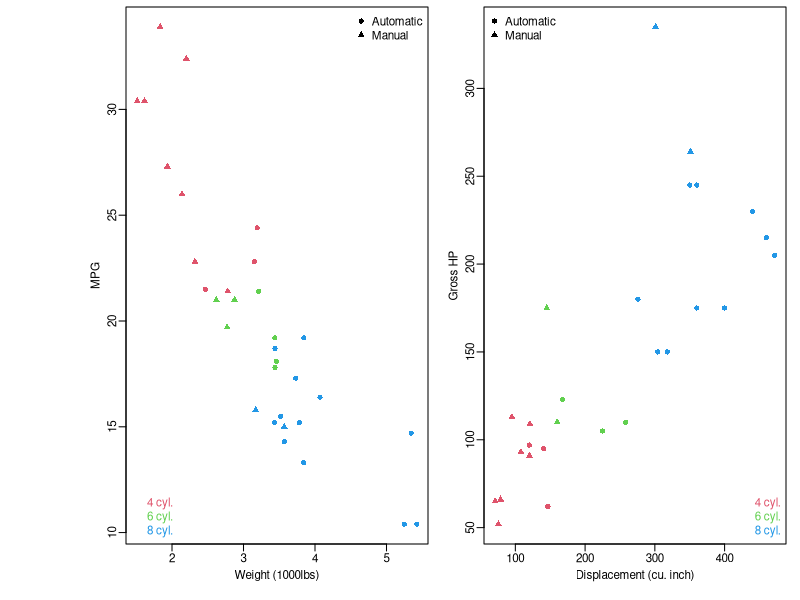
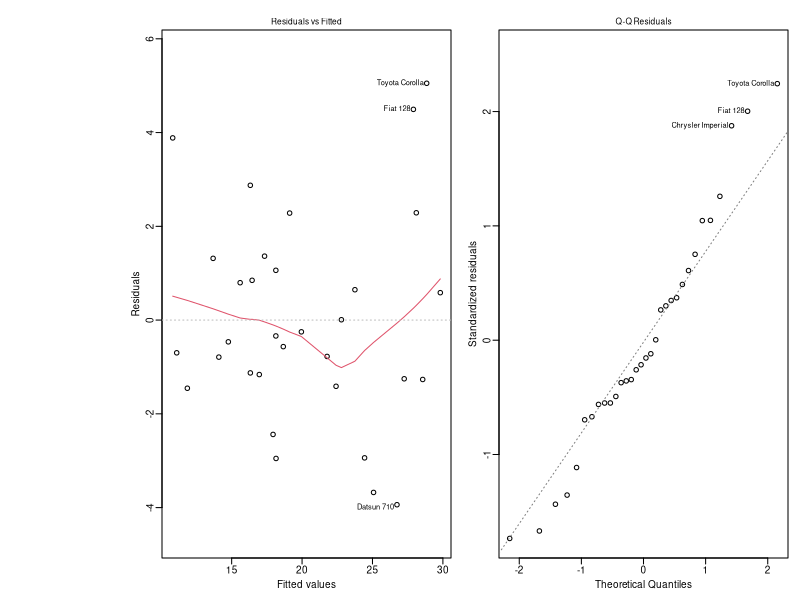
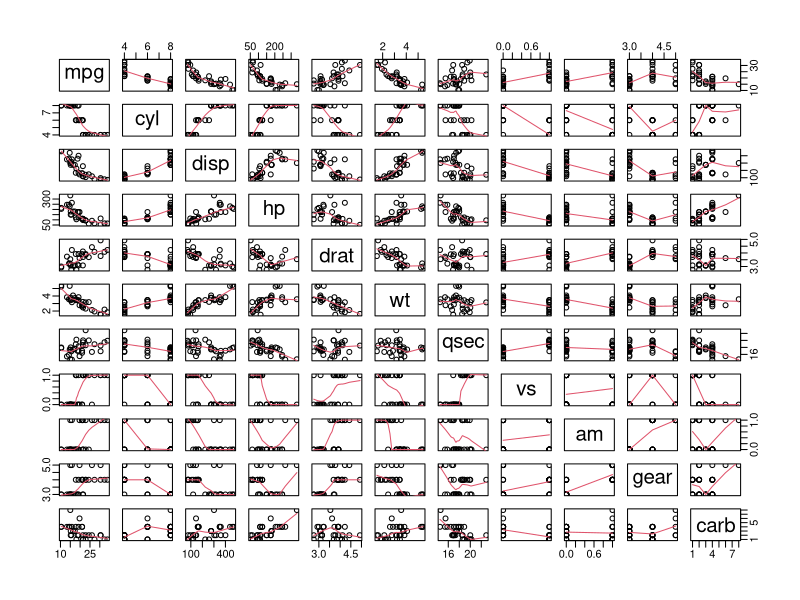
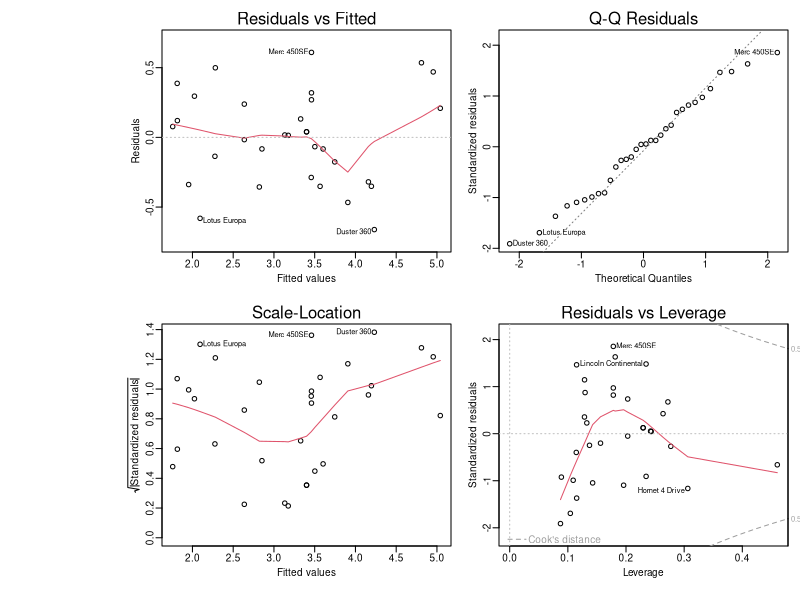
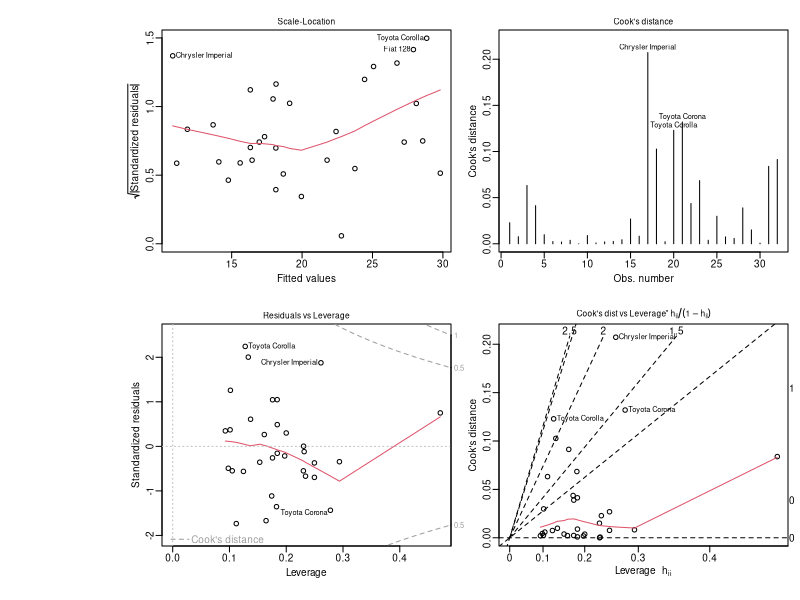

Recreate these plots in R, in order.
## ---- chunk 1
data(mtcars)
## ---- chunk 2
par(mfcol=c(1,2), mar=c(3.5,3.5,0,0.5), oma=c(0.5,5.5,0.5,0.5),cex=0.7,mgp=c(1.7,0.5,0))
with(mtcars,plot(mpg~wt,col=cyl/2,pch=am+16,xlab="Weight (1000lbs)",ylab="MPG",main=""))
legend("topright",pch=16:17,legend=c("Automatic","Manual"),bty="n")
legend("bottomleft",text.col=2:4,legend=c("4 cyl.","6 cyl.","8 cyl."),bty="n")

with(mtcars,plot(hp~disp,col=cyl/2,pch=am+16,xlab="Displacement (cu. inch)",ylab="Gross HP",main=""))
legend("topleft",pch=16:17,legend=c("Automatic","Manual"),bty="n")
legend("bottomright",text.col=2:4,legend=c("4 cyl.","6 cyl.","8 cyl."),bty="n")
## ---- chunk 3
mtcars$mwt <- mtcars$wt + (1-mtcars$am)*-0.70885
fit1 <- lm(mpg~factor(am)+factor(cyl)+mwt+hp,data=mtcars)
summary(fit1)
cil <- confint(fit1, 'factor(am)1',level=0.95)[1,1]
ciu <- confint(fit1, 'factor(am)1',level=0.95)[1,2]
## ---- chunk 4
par(mfrow=c(1,2),cex.main=0.1,cex=0.6,mgp=c(1.7,0.5,0),mar=c(3,3.5,2,0.5),oma=c(0.5,10,0.5,0.5))
plot(fit1,which=1:2,cex.caption=0.5)
## ---- chunk 5
head(mtcars)
## ---- chunk 6
mtcars$mwt=NULL
round(cor(mtcars),2)

pairs(mtcars, panel = panel.smooth)

## ---- chunk 7
summary(lm(mpg~factor(am)+factor(cyl)+wt,data=mtcars))
## ---- chunk 8
aux <- lm(wt~factor(cyl)+disp+factor(am),data=mtcars)
aux1 <- lm(wt~factor(cyl)+disp+factor(am)+carb,data=mtcars)
aux2 <- lm(wt~factor(cyl)+disp+factor(am)+carb+hp,data=mtcars)
anova(aux,aux1,aux2)
summary(aux1)
## ---- chunk 9
par(mfrow=c(2,2),cex.main=0.1,cex=0.6,mgp=c(1.7,0.5,0),mar=c(4,3.5,2,0.5),oma=c(0.5,10,0.5,0.5))
plot(aux1)
## ---- chunk 10
mtcars$mwt <- mtcars$wt + (1-mtcars$am)*-0.70885
base <- lm(mpg~factor(am)+factor(cyl)+mwt,data=mtcars)
fit1 <- lm(mpg~factor(am)+factor(cyl)+mwt+hp,data=mtcars)
fit2 <- lm(mpg~factor(am)+factor(cyl)+mwt+hp+drat,data=mtcars)
fit3 <- lm(mpg~factor(am)+factor(cyl)+mwt+hp+drat+factor(vs),data=mtcars)
anova(base,fit1,fit2,fit3)
## ---- chunk 11
par(mfrow=c(2,2),cex.main=0.1,cex=0.6,mgp=c(1.7,0.5,0),mar=c(4,3.5,2,0.5),oma=c(0.5,10,0.5,0.5))
plot(fit1,which=3:6,cex.caption=0.5)
